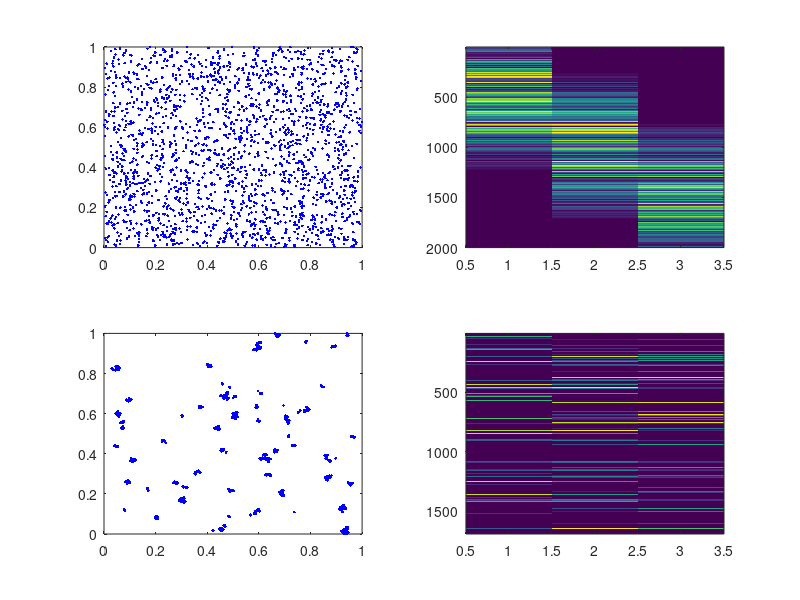
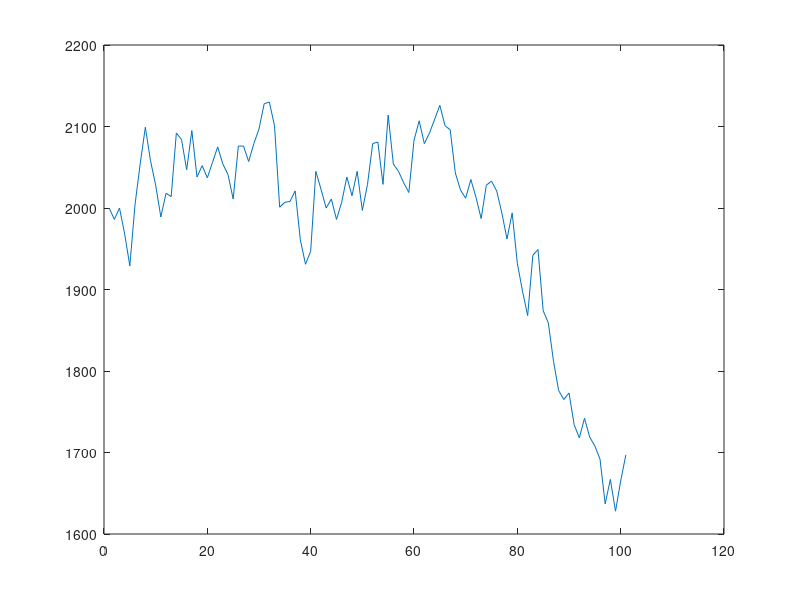

The MATLAB source for these figures, in order:
%%%%%%%%%%%%%%%%%%%%%%%%%%%%%%%%%%%%%%%%%%%%%%%%%%%%%%%%%%%%%%%%%%%%%%%%%%%
%                                  Constants                              %
%%%%%%%%%%%%%%%%%%%%%%%%%%%%%%%%%%%%%%%%%%%%%%%%%%%%%%%%%%%%%%%%%%%%%%%%%%%

tau = 1;
U = 0.0;
L = 1;
k = 2*pi/L;
s = 0.001; %standard deviation
Nt = 2e3; %number of bugs
%Nt = 2e4;
q = 1/3; %bug dies
p = 1/3; %bug reproduces
niter = 100; %number of iterations

%%%%%%%%%%%%%%%%%%%%%%%%%%%%%%%%%%%%%%%%%%%%%%%%%%%%%%%%%%%%%%%%%%%%%%%%%%%
%                        Create Initial Set of Bugs                       %
%%%%%%%%%%%%%%%%%%%%%%%%%%%%%%%%%%%%%%%%%%%%%%%%%%%%%%%%%%%%%%%%%%%%%%%%%%%

%Generate original x and y positions for the brownian bugs with no
%correlations
x0 = rand(Nt,1);
y0 = rand(Nt,1);

%Create matrix to store updated x and y positions and initialize with
%original x and y positions
x = zeros(Nt,2);
x(:,1) = x0;
y = zeros(Nt,2);
y(:,1) = y0;
%Create colormap
cMap = zeros(Nt,6);
cMap(:,1:3) = flipud(jet(Nt)).*[(y0 - min(y0))/range(y0)*Nt + 1];
cMap = cMap/(max(max(cMap)));
cMap0 = cMap;
colorsMap  = [(y0 - min(y0))/range(y0)*Nt + 1];
%%%%%%%%%%%%%%%%%%%%%%%%%%%%%%%%%%%%%%%%%%%%%%%%%%%%%%%%%%%%%%%%%%%%%%%%%%%
%                            Update Bug Position                          %
%%%%%%%%%%%%%%%%%%%%%%%%%%%%%%%%%%%%%%%%%%%%%%%%%%%%%%%%%%%%%%%%%%%%%%%%%%%
tic
%Create population count vector
populationCount = zeros(niter+1,1);
populationCount(1,1) = Nt;
%Create d vector by weighted sampling
bugStates = [0 1 2];
%probs = [p q 1-p-q];
probs = [q 1-p-q p];


%Code from: https://stackoverflow.com/questions/11308366/best-way-to-count-all-elements-in-a-cell-array
for iter = 1:niter
    pc = cumsum(probs) / sum(probs);
    r = rand(1,length(x));
    d = zeros(1,length(x));
    for i = length(pc):-1:1
        d(r<pc(i)) = bugStates(i);
    end
        
    %Find which bugs die, live or reproduce
    pos0 = find(d==0);
    pos1 = find(d==1);
    pos2 = find(d==2);
    
    %Update x position of dying and reproducing bugs
    x(pos0,1) = 0;
    x(pos2,2) = x(pos2,1);
    
    %Update y position of dying and reproducing bugs
    y(pos0,1) = 0;
    y(pos2,2) = y(pos2,1);
    
    %Update colors of dying and reproducing bugs
    cMap(pos2,4:6) = cMap(pos2,1:3);
    
    cMap(pos0,1:3) = 0;
    %cMap(pos0,:) = [];
    cMap2 = zeros(length(pos1)+2*length(pos2),3);
    for colr = 1:length(pos1)
        cMap2(colr,1:3) = cMap(pos1(colr),1:3);
    end
    for colr = 1:length(pos2)
        cMap2(colr+length(pos0),1:3) = cMap(pos2(colr),1:3);
    end
    for colr = 1:length(pos2)
        cMap2(colr+length(pos2)+length(pos0),1:3) = cMap(pos2(colr),1:3);
    end
    
    x2 = x(find(x>0));
    y2 = y(find(y>0));
    normalVecX = 0 + s * randn(length(x2),1);
    normalVecY = 0 + s * randn(length(y2),1);
    phi = rand(length(y2),1)*2*pi;
    
    x2(:) = mod((x2(:) + 0.5*U*tau*cos(k*y2(:) + phi(:)) + normalVecX(:)),1);
    y2(:) = mod((y2(:) + 0.5*U*tau*cos(k*x2(:) + phi(:)) + normalVecY(:)),1);
    
    %  y2(:)    <- (y + 0.5*U*tau*cos(k*x + phi) + rnorm(Nt,0,s)) %% 1
    
    x = zeros(length(x2),2);
    x(:,1) = x2;
    y = zeros(length(y2),2);
    y(:,1) = y2;
    
    cMap = zeros(length(cMap2),6);
    cMap(:,1:3) = cMap2(:,1:3);
    
    populationCount(iter+1,1) =  length(y2);
    clear pos0
    clear pos1
    clear pos2
end
toc
%%%%%%%%%%%%%%%%%%%%%%%%%%%%%%%%%%%%%%%%%%%%%%%%%%%%%%%%%%%%%%%%%%%%%%%%%%%
%                                  Plotting                               %
%%%%%%%%%%%%%%%%%%%%%%%%%%%%%%%%%%%%%%%%%%%%%%%%%%%%%%%%%%%%%%%%%%%%%%%%%%%

figure(1);
subplot(2,2,1);
plot(x0,y0, 'b.');
subplot(2,2,2);
imagesc(cMap0(:,1:3))
subplot(2,2,3);
plot(x2,y2, 'b.');
subplot(2,2,4);
imagesc(cMap(:,1:3))

figure(2);
plot(1:niter+1,populationCount(:,1));

%figure(3);
%rgbplot(cMap2)